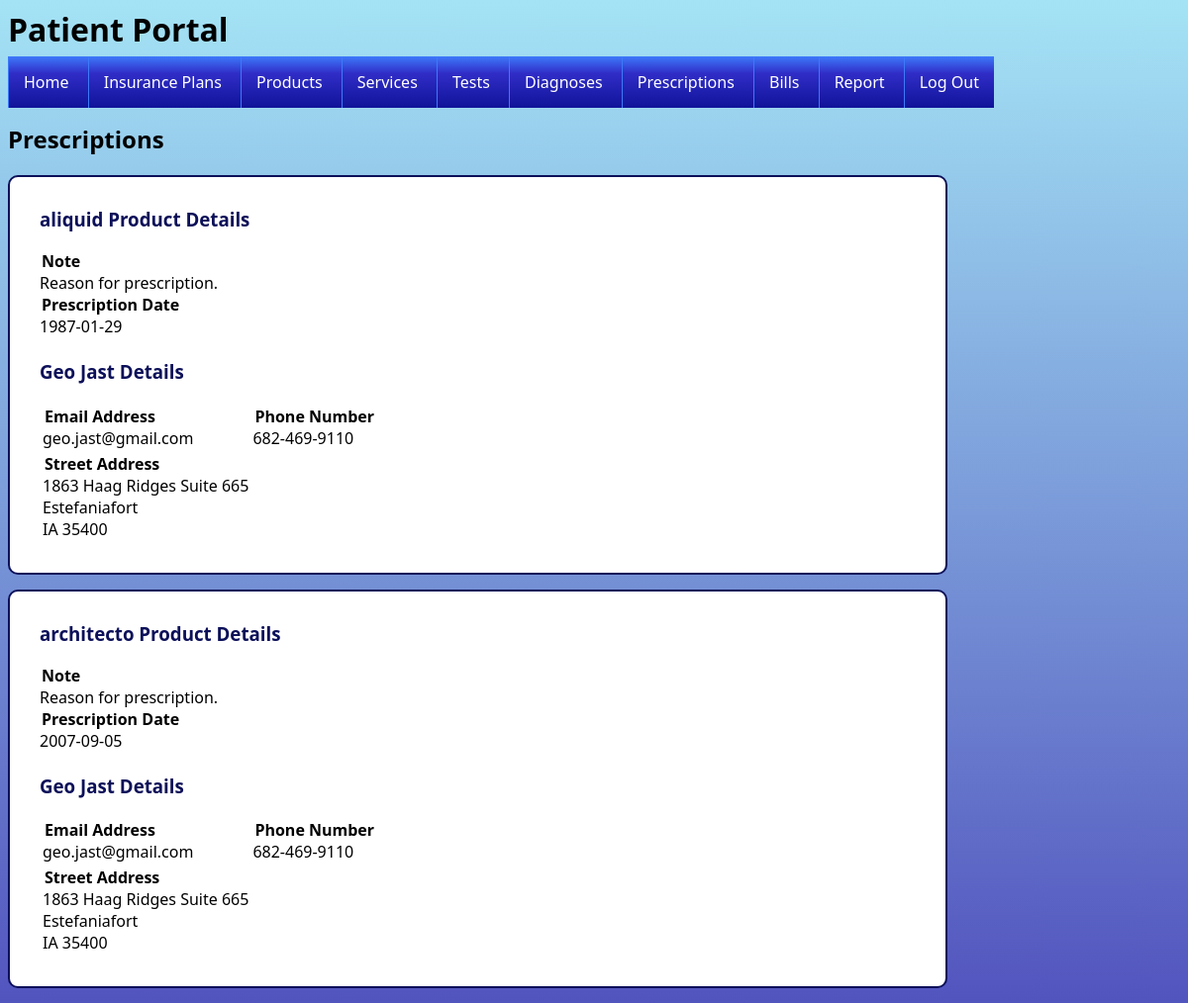
The app's page /patient-prescriptions.php (signed in) with its own data.
### tables this page shows
CREATE TABLE Products (
	ProductID INT(10) NOT NULL AUTO_INCREMENT,
	Name TEXT NOT NULL,
	Cost INT NOT NULL,
	PRIMARY KEY (ProductID),
	UNIQUE (Name),
	CHECK (Cost >= 100 AND Cost <= 500)
)
COLLATE='utf8_general_ci';

CREATE TABLE PatientsPrescriptions (
	PatientID INT(10) NOT NULL,
	ProductID INT(10) NOT NULL,
	DoctorID INT(10) NOT NULL,
	Note TEXT NOT NULL,
	PrescriptionDate DATE NOT NULL,
	PRIMARY KEY (PatientID, ProductID),
	FOREIGN KEY (PatientID) REFERENCES Patients(PatientID),
	FOREIGN KEY (ProductID) REFERENCES Products(ProductID),
	FOREIGN KEY (DoctorID) REFERENCES Doctors(DoctorID)
)
COLLATE='utf8_general_ci';

CREATE TABLE Doctors (
	DoctorID INT(10) NOT NULL AUTO_INCREMENT,
	HospitalID INT(10) NOT NULL,
	FirstName TEXT NOT NULL,
	LastName TEXT NOT NULL,
	EmailAddress TEXT NOT NULL,
	PhoneNumber CHAR(12) NOT NULL,
	AddressID INT(10) NOT NULL,
	Password VARCHAR(20) NOT NULL,
	PRIMARY KEY (DoctorID),
	FOREIGN KEY (HospitalID) REFERENCES Hospitals(HospitalID),
	FOREIGN KEY (AddressID) REFERENCES Addresses(AddressID),
	UNIQUE (EmailAddress),
	UNIQUE (PhoneNumber),
	CHECK (EmailAddress REGEXP '[A-Za-z0-9.]*@[A-Za-z0-9.]*\.[A-Za-z0-9]*'),
	CHECK (PhoneNumber REGEXP '[0-9]{3}-[0-9]{3}-[0-9]{4}')
)
COLLATE='utf8_general_ci';

CREATE TABLE Addresses (
	AddressID INT(10) NOT NULL AUTO_INCREMENT,
	Street TEXT NOT NULL,
	City TEXT NOT NULL,
	StateCode CHAR(2) NOT NULL,
	ZipCode CHAR(5) NOT NULL,
	PRIMARY KEY (AddressID),
	UNIQUE (Street, City, StateCode, ZipCode),
	CHECK (StateCode REGEXP '[A-Z]{2}'),
	CHECK (ZipCode REGEXP '[0-9]{5}')
)
COLLATE='utf8_general_ci';

### patient-prescriptions.php (the view, shortened to what this page needs)
<?php
$conn = new mysqli($servername, $username, "", "db1", $sqlport, $socket);
$patientID = $_SESSION['PATIENT_ID'];
?>
<html>
	<head>
		<link href = 'style.css' rel = 'stylesheet'>
	</head>
	<body>
		<?php
		require "patient-header.php";
		echo "<h2>Prescriptions</h2>";
		$query = mysqli_query($conn, "SELECT * FROM PatientsPrescriptions WHERE PatientID = '$patientID' ORDER BY PrescriptionDate");
		$result = mysqli_fetch_assoc($query);
		if(!$result)
		{
			echo	"<div class = \"infoBox patient\">
						<span>You don't have any prescriptions.</span>
					</div>";
		}
		else
		{
			while($result)
			{
				$product = mysqli_fetch_assoc(mysqli_query($conn, "SELECT * FROM Products WHERE ProductID = '" . $result['ProductID'] . "'"));
				$doctor = mysqli_fetch_assoc(mysqli_query($conn, "SELECT * FROM Doctors WHERE DoctorID = '" . $result['DoctorID'] . "'"));
				$address = mysqli_fetch_assoc(mysqli_query($conn, "SELECT * FROM Addresses WHERE AddressID = '" . $doctor['AddressID'] . "'"));
				echo	"<div class = \"infoBox patient\">
							<section class = infoHeader>
								<h3>" . $product['Name'] . " Details</h3>
							</section>
							<section class = infoFields>
								<legend>Note</legend>
								<span>" . $result['Note'] . "</span>
								<legend>Prescription Date</legend>
								<span>" . $result['PrescriptionDate'] . "</span>
							</section>
							</br>
							<section class = infoHeader>
								<h3>" . $doctor['FirstName'] . " " . $doctor['LastName'] . " Details</h3>
							</section>
							<table class = infoFields>
								<tr>
									<td>
										<legend>Email Address</legend>
										<span>" . $doctor['EmailAddress'] . "</span>
									</td>
									<td>
										<legend>Phone Number</legend>
										<span>" . $doctor['PhoneNumber'] . "</span>
									</td>
								</tr>
								<tr>
									<td>
										<legend>Street Address</legend>
										<span>" . $address['Street'] . "</span>
										</br>
										<span>" . $address['City'] . "</span>
										</br>
										<span>" . $address['StateCode'] . " " . $address['ZipCode'] . "</span>
									</td>
								</tr>
							</table>
						</div>";
				$result = mysqli_fetch_assoc($query);
			}
		}
		?>
	</body>
</html>

### style.css (style rules this page uses)
body { font-family: "Segoe UI"; background: rgb(82, 84, 190); background: linear-gradient( 0deg, rgba(82, 84, 190, 1) 0%, rgba(164, 227, 245, 1) 100% ); }
h3 { margin-top: 0px; color: #0c1059; }
legend { font-weight: bold; }
.patient { width: 885px; }
.infoBox { background-color: white; border: 2px solid #0c1059; border-radius: 10px; padding: 30px; margin-bottom: 15px; }

### records on screen
products: Name "aliquid Product"
patientsprescriptions: Note "Reason for prescription.", PrescriptionDate "1987-01-29"
doctors: FirstName "Geo", LastName "Jast", EmailAddress "geo.jast@gmail.com", PhoneNumber "682-469-9110"
addresses: Street "1863 Haag Ridges Suite 665", City "Estefaniafort", StateCode "IA", ZipCode "35400"
products: Name "architecto Product"
patientsprescriptions: Note "Reason for prescription.", PrescriptionDate "2007-09-05"
